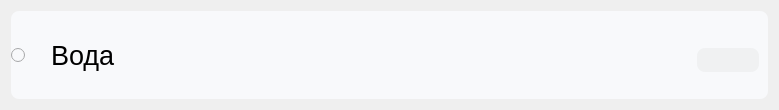
<?xml version="1.0" encoding="UTF-8"?>
<ui version="4.0">
 <class>Water</class>
 <widget class="QWidget" name="Water">
  <property name="geometry">
   <rect>
    <x>0</x>
    <y>0</y>
    <width>779</width>
    <height>110</height>
   </rect>
  </property>
  <property name="windowTitle">
   <string>Form</string>
  </property>
  <layout class="QHBoxLayout" name="horizontalLayout">
   <item>
    <widget class="QWidget" name="widget_8" native="true">
     <property name="styleSheet">
      <string notr="true">border-radius: 8px;
background-color:rgb(248, 249, 251);
color: rgb(140, 139, 139);</string>
     </property>
     <layout class="QHBoxLayout" name="horizontalLayout_22" stretch="0,2,0">
      <property name="spacing">
       <number>20</number>
      </property>
      <property name="leftMargin">
       <number>0</number>
      </property>
      <property name="topMargin">
       <number>9</number>
      </property>
      <property name="rightMargin">
       <number>9</number>
      </property>
      <property name="bottomMargin">
       <number>9</number>
      </property>
      <item>
       <widget class="QRadioButton" name="water_rb_btn">
        <property name="styleSheet">
         <string notr="true"/>
        </property>
        <property name="text">
         <string/>
        </property>
       </widget>
      </item>
      <item>
       <widget class="QLabel" name="name_water">
        <property name="minimumSize">
         <size>
          <width>300</width>
          <height>0</height>
         </size>
        </property>
        <property name="maximumSize">
         <size>
          <width>16777215</width>
          <height>16777215</height>
         </size>
        </property>
        <property name="font">
         <font>
          <pointsize>20</pointsize>
         </font>
        </property>
        <property name="styleSheet">
         <string notr="true">background-color:rgb(248, 249, 251);
color: rgb(0, 0, 0);
margin-right: 0px;
</string>
        </property>
        <property name="inputMethodHints">
         <set>Qt::ImhNone</set>
        </property>
        <property name="text">
         <string>Вода</string>
        </property>
        <property name="wordWrap">
         <bool>true</bool>
        </property>
       </widget>
      </item>
      <item>
       <widget class="QPushButton" name="pushButton_9">
        <property name="styleSheet">
         <string notr="true">QPushButton {
background-color:rgb(240, 241, 242);
color:rgb(255, 255, 255);
font-weight: 600;
border-radius: 8px;
padding: 5px 15px;
margin-top: 10px;
outline: 0px;
}
QPushButton:hover{
background-color: rgb(125, 143, 202);
}</string>
        </property>
        <property name="icon">
         <iconset resource="resources/icons.qrc">
          <normaloff>:/icon/editing.png</normaloff>:/icon/editing.png</iconset>
        </property>
        <property name="iconSize">
         <size>
          <width>20</width>
          <height>36</height>
         </size>
        </property>
       </widget>
      </item>
     </layout>
    </widget>
   </item>
  </layout>
 </widget>
 <resources>
  <include location="resources/icons.qrc"/>
 </resources>
 <connections/>
</ui>
